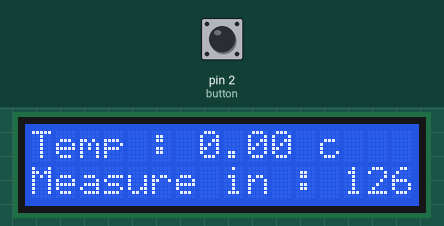
The sketch below on a simulated Arduino Uno, built with avr-gcc and run on an emulated ATmega328P. On the bench: 16×2 character LCD. The test bench sets the inputs (shaded band); at power-on: pin 2 (button) HIGH. What the sketch prints to the serial monitor is not drawn.

Above: at 1.2 s.
1.3 s: pin 2 (button) pulled LOW for 0.15 s
At 2.8 s:
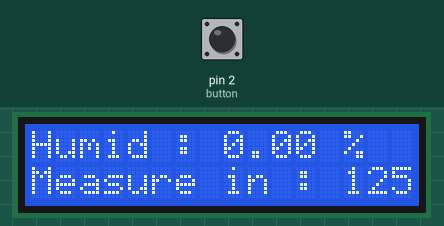
4.4 s: pin 2 (button) pulled LOW for 1 s
At 6.6 s:
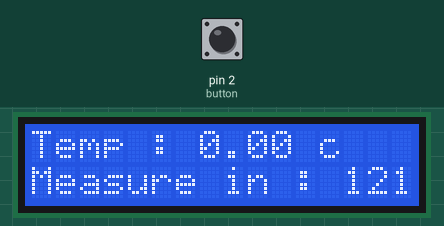
7.5 s: pin 2 (button) pulled LOW for 0.15 s
At 8.8 s:
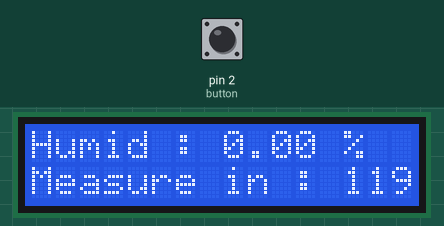
9.5 s: pin 2 (button) pulled LOW for 1 s
At 11.6 s:
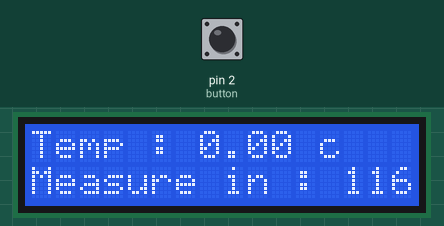
Timing chart, 0 to 13.1 s (numbered marks = the images above; inputs shaded):
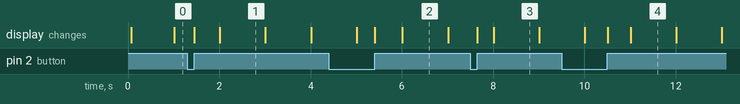

Measured:
- after the input at 1.3 s, the display: first changes after 0.15 s (image 1 shows a later state)
- after the input at 4.4 s, the display: first differs from a run without the input after 1.0 s (image 2 shows a later state)
- after the input at 7.5 s, the display: first changes after 0.15 s (image 3 shows a later state)
- after the input at 9.5 s, the display: first differs from a run without the input after 1.0 s (image 4 shows a later state)
- what the display in image 1 shows lasts 1.0 s, from 2.0 s to 3.0 s

The sketch:

LittleWeatherStation.ino
```cpp
/*
   Code permettant d'afficher l'humidité et / ou la température d'une pièce.
   La température et l'humidité sont mesuré à partir d'un DHT11
   L'affichage se fait à partir d'un LCD 1602.
            Thomas DUCHATEAU
*/
//Required libraries
#include <DHT.h>
#include <LiquidCrystal.h>

//define I/O name
#define button 2
#define DHTPIN 12

//Necessary to DHT11
#define DHTTYPE DHT11
DHT dht(DHTPIN, DHTTYPE);

//Necessary to LCD
LiquidCrystal lcd(9, 8, 3, 4, 6, 7);

//Global variable use in this code
//tempsA, CD and mode can be transform to delete the "global effect" and replace by pointer
unsigned long int tempsA = millis();
int CD;
bool mode = 0;
//timing is the time between two measure of values so it's necessary to keep in global variable.
//Unit is in millisecond
unsigned long timing = 128000;


void setup() {
  //Start the communication with serial port (no need)
  Serial.begin(9600);
  Serial.println("Hello World");

  //Start the communication with the DHT11 sensor
  dht.begin();

  //Start the communication with the LCD screen
  //Display a message that remains throughout the execution
  lcd.begin(16, 2);
  lcd.setCursor(0, 1);
  lcd.print("Measure in : ");

  //Set to INPUT_PULLUP the I/O
  pinMode(button, INPUT_PULLUP);

  //Set up the Interruption to work with button
  attachInterrupt(digitalPinToInterrupt(button), SwitchMode, RISING);
}


void loop() {
  changeAffich();

}

//This function display the countdown (with call of countdown())
//And change the displayed message "humid : " or "tempe : ".
void changeAffich() {

  countdown();
  float t, h;

  if (tempo()) {
    t = read_temp();
    h = read_hygro();
  }

  if (mode == 0) {
    lcd.setCursor(0, 0);
    lcd.print(F("Temp : "));
    lcd.print(t);
    lcd.print(F(" c  "));
  }
  else if (mode == 1) {
    lcd.setCursor(0, 0);
    lcd.print(F("Humid : "));
    lcd.print(h);
    lcd.print(F(" % "));
  }
}


//with the interrupt, switch the mode between humidity and temperature
bool SwitchMode() {
  if (mode == 0) {
    mode = 1;
  }
  else if (mode == 1) {
    mode = 0;
  }
}

//Display a countdown before next measure of values.
void countdown() {
  lcd.setCursor(13, 1);
  lcd.print(CD);
  //if the countdown is a 2 or 3 number, the code erase the parasite "0" who stays on the screen
  if (CD / 10 >= 1) {
    if (CD / 100 >= 1) {
      lcd.print(CD);
    }
    else {
      //lcd.setCursor();
      lcd.print(F("   "));
      lcd.print(CD);
    }
  }
  else {
    lcd.print(F("   "));
    lcd.print(CD);
  }
}

//Return 1 if the time between one instant and another has passed
bool tempo() {
  CD = (timing - (millis() - tempsA)) / 1000;
  if (millis() - tempsA >= timing) {
    tempsA = millis();
    return 1;
  }
  else {
    return 0;
  }
}

//Read the humidity and return the values
float read_hygro() {
  // Lecture de l'humidité
  const float h = dht.readHumidity();

  // si la lecture est invalide, on renvoie 0
  if (isnan(h)) {
    return 0;
  }
  return h;
}

//Read the temperature and return the values
float read_temp() {
  // lecture de la température
  const float t = dht.readTemperature();

  // si la lecture est invalide, return 0
  if (isnan(t)) {
    return 0;
  }
  return t;
}
```
